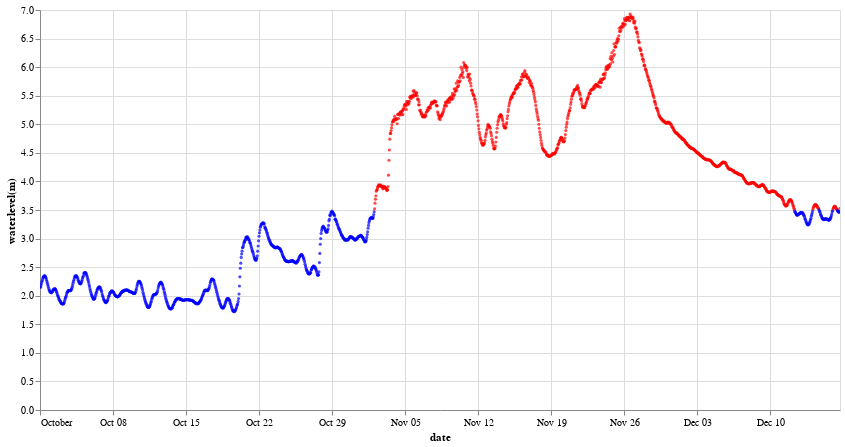

The cell this chart's notebook holds for it:
### Markdown cell above
## Interactive Visualisation
In case more specific timeframs need to be manually inspected it is easier to use a interactive visualisation package like VegaAltair. Here it is possible to manually specify a timeframe and interactively zoom in and out of graphs.

### Code cell
df_garissa_all = pd.read_csv(path, sep = ',')
df_garissa_all['date'] = pd.to_datetime(df_garissa_all['date'], format = 'mixed')
df_garissa_all = df_garissa_all.rename(columns={"date_level": "date", "waterlevel[m]": "waterlevel(m)",
                                                    "discharge[m3/s]": "discharge(m3/s)"})

scatter_tana = Graph_tana(df_garissa_all)

#Specifications to be added by the User for the desired time period
start_date = '2023-10-01'
end_date = '2023-12-31'
warning_level = 3.5
y_axis_name = 'waterlevel(m)'

scatter_tana.scatterplot_waterlevel(start_date, end_date, warning_level, y_axis_name)

### Figure 1 — Vega specification as saved in the notebook (floating-point values rounded to 4 significant figures; data arrays with more than 128 entries replaced by an {"elided": "..."} marker saying what was removed)
{"$schema": "https://vega.github.io/schema/vega/v5.json", "data": [{"name": "param_13_store"}, {"name": "param_14_store"}, {"name": "source_0", "values": {"elided": "1842 records"}, "transform": [{"type": "formula", "expr": "toDate(datum['date'])", "as": "date"}]}, {"name": "source_0_y_domain_waterlevel(m)", "values": [{"min": 1.72, "max": 6.93}]}], "signals": [{"name": "unit", "value": {}, "on": [{"events": "pointermove", "update": "isTuple(group()) ? group() : unit"}]}, {"name": "param_13", "update": "vlSelectionResolve(\"param_13_store\", \"union\")"}, {"name": "param_14", "update": "vlSelectionResolve(\"param_14_store\", \"union\")"}, {"name": "param_13_x", "value": [], "on": [{"events": {"source": "scope", "filter": ["!event.item || event.item.mark.name !== \"param_13_brush\""], "type": "pointerdown"}, "update": "[x(unit), x(unit)]"}, {"events": {"source": "window", "between": [{"source": "scope", "filter": ["!event.item || event.item.mark.name !== \"param_13_brush\""], "type": "pointerdown"}, {"source": "window", "type": "pointerup"}], "type": "pointermove", "consume": true}, "update": "[param_13_x[0], clamp(x(unit), 0, width)]"}, {"events": {"signal": "param_13_scale_trigger"}, "update": "[scale(\"x\", param_13_date[0]), scale(\"x\", param_13_date[1])]"}, {"events": [{"source": "view", "type": "dblclick"}], "update": "[0, 0]"}, {"events": {"signal": "param_13_translate_delta"}, "update": "clampRange(panLinear(param_13_translate_anchor.extent_x, param_13_translate_delta.x / span(param_13_translate_anchor.extent_x)), 0, width)"}, {"events": {"signal": "param_13_zoom_delta"}, "update": "clampRange(zoomLinear(param_13_x, param_13_zoom_anchor.x, param_13_zoom_delta), 0, width)"}]}, {"name": "param_13_date", "on": [{"events": {"signal": "param_13_x"}, "update": "param_13_x[0] === param_13_x[1] ? null : invert(\"x\", param_13_x)"}]}, {"name": "param_13_scale_trigger", "value": {}, "on": [{"events": [{"scale": "x"}], "update": "(!isArray(param_13_date) || (+invert(\"x\", param_13_x)[0] === +param_13_date[0] && +invert(\"x\", param_13_x)[1] === +param_13_date[1])) ? param_13_scale_trigger : {}"}]}, {"name": "param_13_tuple", "on": [{"events": [{"signal": "param_13_date"}], "update": "param_13_date ? {unit: \"\", fields: param_13_tuple_fields, values: [param_13_date]} : null"}]}, {"name": "param_13_tuple_fields", "value": [{"field": "date", "channel": "x", "type": "R"}]}, {"name": "param_13_translate_anchor", "value": {}, "on": [{"events": [{"source": "scope", "markname": "param_13_brush", "type": "pointerdown"}], "update": "{x: x(unit), y: y(unit), extent_x: slice(param_13_x)}"}]}, {"name": "param_13_translate_delta", "value": {}, "on": [{"events": [{"source": "window", "between": [{"source": "scope", "markname": "param_13_brush", "type": "pointerdown"}, {"source": "window", "type": "pointerup"}], "type": "pointermove", "consume": true}], "update": "{x: param_13_translate_anchor.x - x(unit), y: param_13_translate_anchor.y - y(unit)}"}]}, {"name": "param_13_zoom_anchor", "on": [{"events": [{"source": "scope", "markname": "param_13_brush", "type": "wheel", "consume": true}], "update": "{x: x(unit), y: y(unit)}"}]}, {"name": "param_13_zoom_delta", "on": [{"events": [{"source": "scope", "markname": "param_13_brush", "type": "wheel", "consume": true}], "update": "pow(1.001, event.deltaY * pow(16, event.deltaMode))", "force": true}]}, {"name": "param_13_modify", "on": [{"events": {"signal": "param_13_tuple"}, "update": "modify(\"param_13_store\", param_13_tuple, true)"}]}, {"name": "param_14_date", "on": [{"events": [{"source": "view", "type": "dblclick"}], "update": "null"}, {"events": {"signal": "param_14_translate_delta"}, "update": "panLinear(param_14_translate_anchor.extent_x, -param_14_translate_delta.x / width)"}, {"events": {"signal": "param_14_zoom_delta"}, "update": "zoomLinear(domain(\"x\"), param_14_zoom_anchor.x, param_14_zoom_delta)"}]}, {"name": "param_14_waterlevel_m_", "on": [{"events": [{"source": "view", "type": "dblclick"}], "update": "null"}, {"events": {"signal": "param_14_translate_delta"}, "update": "panLinear(param_14_translate_anchor.extent_y, param_14_translate_delta.y / height)"}, {"events": {"signal": "param_14_zoom_delta"}, "update": "zoomLinear(domain(\"y\"), param_14_zoom_anchor.y, param_14_zoom_delta)"}]}, {"name": "param_14_tuple", "on": [{"events": [{"signal": "param_14_date || param_14_waterlevel_m_"}], "update": "param_14_date && param_14_waterlevel_m_ ? {unit: \"\", fields: param_14_tuple_fields, values: [param_14_date,param_14_waterlevel_m_]} : null"}]}, {"name": "param_14_tuple_fields", "value": [{"field": "date", "channel": "x", "type": "R"}, {"field": "waterlevel(m)", "channel": "y", "type": "R"}]}, {"name": "param_14_translate_anchor", "value": {}, "on": [{"events": [{"source": "scope", "type": "pointerdown"}], "update": "{x: x(unit), y: y(unit), extent_x: domain(\"x\"), extent_y: domain(\"y\")}"}]}, {"name": "param_14_translate_delta", "value": {}, "on": [{"events": [{"source": "window", "between": [{"source": "scope", "type": "pointerdown"}, {"source": "window", "type": "pointerup"}], "type": "pointermove", "consume": true}], "update": "{x: param_14_translate_anchor.x - x(unit), y: param_14_translate_anchor.y - y(unit)}"}]}, {"name": "param_14_zoom_anchor", "on": [{"events": [{"source": "scope", "type": "wheel", "consume": true}], "update": "{x: invert(\"x\", x(unit)), y: invert(\"y\", y(unit))}"}]}, {"name": "param_14_zoom_delta", "on": [{"events": [{"source": "scope", "type": "wheel", "consume": true}], "update": "pow(1.001, event.deltaY * pow(16, event.deltaMode))", "force": true}]}, {"name": "param_14_modify", "on": [{"events": {"signal": "param_14_tuple"}, "update": "modify(\"param_14_store\", param_14_tuple, true)"}]}], "marks": [{"type": "rect", "name": "param_13_brush_bg", "encode": {"enter": {"fill": {"value": "#333"}, "fillOpacity": {"value": 0.125}}, "update": {"x": [{"signal": "param_13_x[0]", "test": "data(\"param_13_store\").length && data(\"param_13_store\")[0].unit === \"\""}, {"value": 0}], "y": [{"value": 0, "test": "data(\"param_13_store\").length && data(\"param_13_store\")[0].unit === \"\""}, {"value": 0}], "y2": [{"field": {"signal": null, "datum": null, "group": "height", "parent": null}, "test": "data(\"param_13_store\").length && data(\"param_13_store\")[0].unit === \"\""}, {"value": 0}], "x2": [{"signal": "param_13_x[1]", "test": "data(\"param_13_store\").length && data(\"param_13_store\")[0].unit === \"\""}, {"value": 0}]}}, "clip": true}, {"type": "symbol", "name": "marks", "from": {"data": "source_0"}, "encode": {"update": {"opacity": {"value": 0.7}, "description": {"signal": "\"date: \" + (timeFormat(datum[\"date\"], '%b %d, %Y')) + \"; waterlevel(m): \" + (format(datum[\"waterlevel(m)\"], \"\"))"}, "size": {"value": 10}, "x": {"field": "date", "scale": "x"}, "tooltip": {"signal": "{\"date\": timeFormat(datum[\"date\"], '%b %d, %Y'), \"waterlevel(m)\": format(datum[\"waterlevel(m)\"], \"\")}"}, "ariaRoleDescription": {"value": "circle"}, "y": {"field": "waterlevel(m)", "scale": "y"}, "shape": {"value": "circle"}, "fill": [{"value": "red", "test": "(datum['waterlevel(m)'] > 3.5)"}, {"value": "blue"}]}}, "style": ["circle"], "interactive": true, "clip": true}, {"type": "rect", "name": "param_13_brush", "encode": {"enter": {"fill": {"value": "transparent"}}, "update": {"x2": [{"signal": "param_13_x[1]", "test": "data(\"param_13_store\").length && data(\"param_13_store\")[0].unit === \"\""}, {"value": 0}], "y": [{"value": 0, "test": "data(\"param_13_store\").length && data(\"param_13_store\")[0].unit === \"\""}, {"value": 0}], "y2": [{"field": {"signal": null, "datum": null, "group": "height", "parent": null}, "test": "data(\"param_13_store\").length && data(\"param_13_store\")[0].unit === \"\""}, {"value": 0}], "stroke": [{"value": "white", "test": "param_13_x[0] !== param_13_x[1]"}, {}], "x": [{"signal": "param_13_x[0]", "test": "data(\"param_13_store\").length && data(\"param_13_store\")[0].unit === \"\""}, {"value": 0}]}}, "clip": true}], "scales": [{"name": "x", "type": "time", "domain": {"data": "source_0", "field": "date"}, "range": [0, {"signal": "width"}], "domainRaw": {"signal": "param_14[\"date\"]"}}, {"name": "y", "type": "linear", "domain": [{"signal": "(data(\"source_0_y_domain_waterlevel(m)\")[0] || {}).min"}, {"signal": "(data(\"source_0_y_domain_waterlevel(m)\")[0] || {}).max"}], "range": [{"signal": "height"}, 0], "domainRaw": {"signal": "param_14[\"waterlevel(m)\"]"}, "zero": true, "nice": true}], "axes": [{"scale": "x", "labels": false, "gridScale": "y", "domain": false, "tickCount": {"signal": "ceil(width/40)"}, "minExtent": 0, "zindex": 0, "aria": false, "grid": true, "maxExtent": 0, "ticks": false, "orient": "bottom"}, {"scale": "y", "aria": false, "maxExtent": 0, "grid": true, "tickCount": {"signal": "ceil(height/40)"}, "labels": false, "orient": "left", "minExtent": 0, "ticks": false, "zindex": 0, "gridScale": "x", "domain": false}, {"scale": "x", "title": "date", "grid": false, "labelOverlap": true, "zindex": 0, "orient": "bottom", "labelFlush": true, "tickCount": {"signal": "ceil(width/40)"}}, {"scale": "y", "zindex": 0, "labelOverlap": true, "orient": "left", "title": "waterlevel(m)", "grid": false, "tickCount": {"signal": "ceil(height/40)"}}], "padding": 5, "height": 400, "style": "cell", "background": "white", "width": 800}
